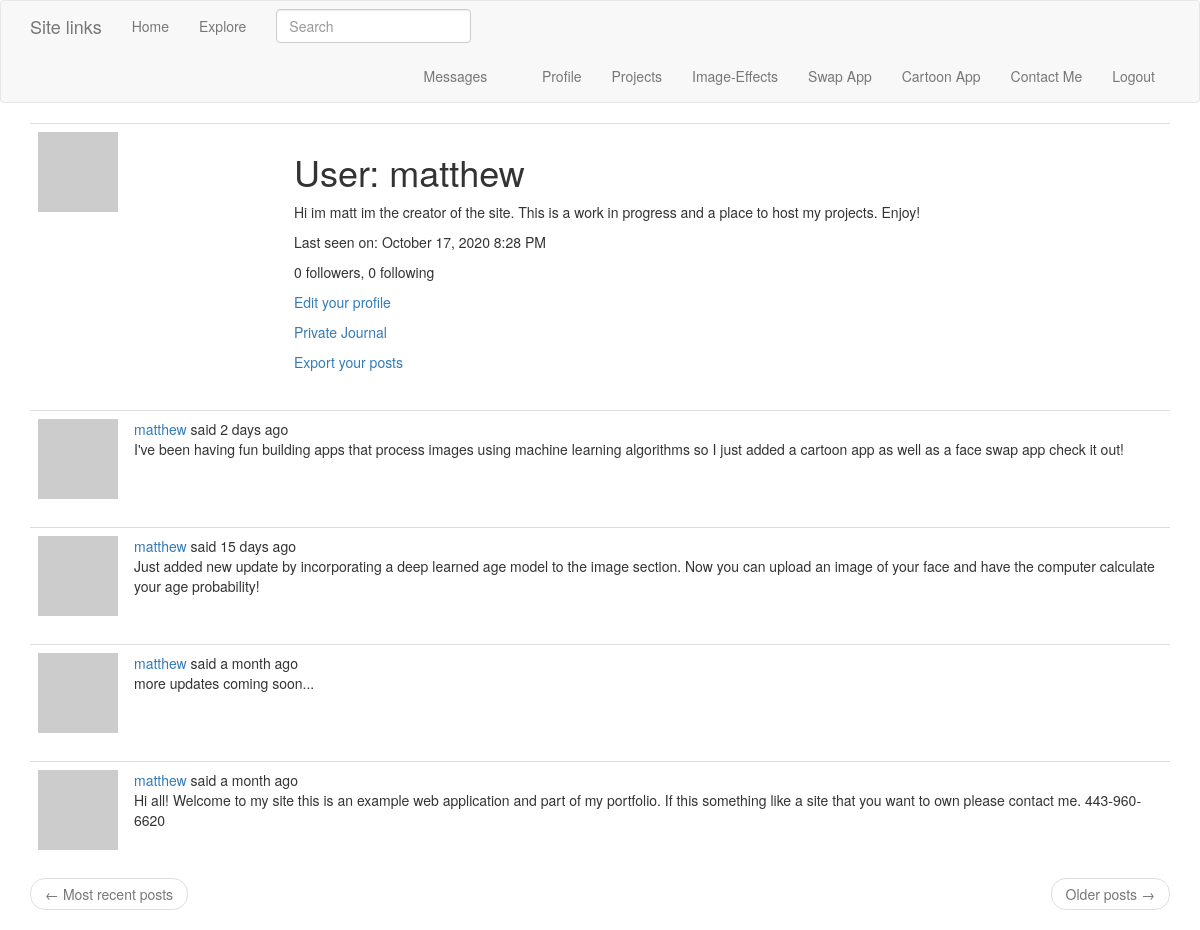
Page /user/matthew (signed in) on the earlier database version.
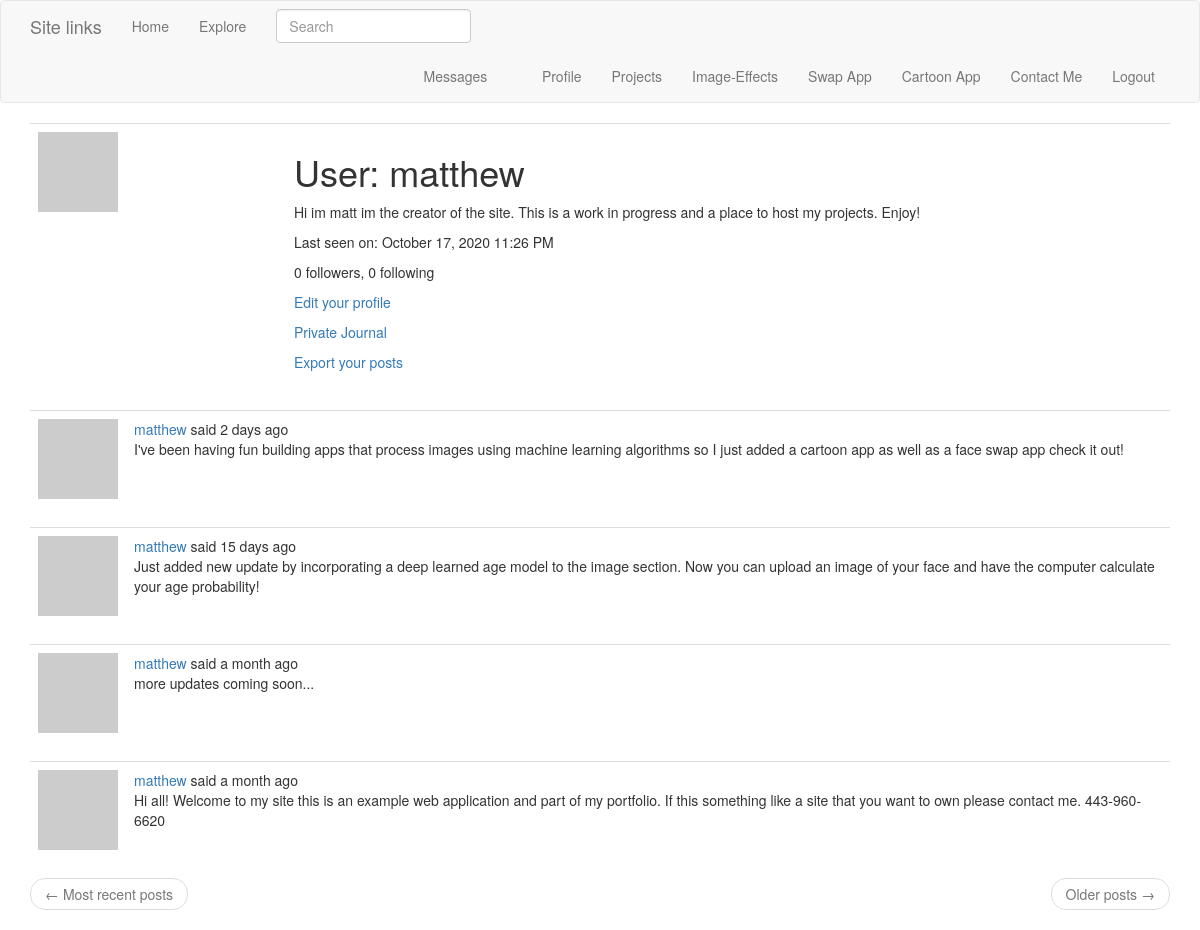
Same page on the later database version.
### app/models.py (models this page shows, shortened)
class PaginatedAPIMixin(object):
    @staticmethod
    def to_collection_dict(query, page, per_page, endpoint, **kwargs):
        resources = query.paginate(page, per_page, False)
        data = {
            'items': [item.to_dict() for item in resources.items],
            '_meta': {
                'page': page,
                'per_page': per_page,
                'total_pages': resources.pages,
                'total_items': resources.total
            },
            '_links': {
                'self': url_for(endpoint, page=page, per_page=per_page,
                                **kwargs),
                'next': url_for(endpoint, page=page + 1, per_page=per_page,
                                **kwargs) if resources.has_next else None,
                'prev': url_for(endpoint, page=page - 1, per_page=per_page,
                                **kwargs) if resources.has_prev else None
            }
        }
        return data

class User(UserMixin, PaginatedAPIMixin, db.Model):
    id = db.Column(db.Integer, primary_key=True)
    username = db.Column(db.String(64), index=True, unique=True)
    email = db.Column(db.String(120), index=True, unique=True)
    password_hash = db.Column(db.String(128))
    posts = db.relationship('Post', backref='author', lazy='dynamic')
    about_me = db.Column(db.String(140))
    journal = db.Column(db.String(500))
    last_seen = db.Column(db.DateTime, default=datetime.utcnow)
    token = db.Column(db.String(32), index=True, unique=True)
    token_expiration = db.Column(db.DateTime)
    followed = db.relationship(
        'User', secondary=followers,
        primaryjoin=(followers.c.follower_id == id),
        secondaryjoin=(followers.c.followed_id == id),
        backref=db.backref('followers', lazy='dynamic'), lazy='dynamic')
    messages_sent = db.relationship('Message',
                                    foreign_keys='Message.sender_id',
                                    backref='author', lazy='dynamic')
    messages_received = db.relationship('Message',
                                        foreign_keys='Message.recipient_id',
                                        backref='recipient', lazy='dynamic')
    last_message_read_time = db.Column(db.DateTime)
    notifications = db.relationship('Notification', backref='user',
                                    lazy='dynamic')
    tasks = db.relationship('Task', backref='user', lazy='dynamic')
    def avatar(self, size):
        digest = md5(self.email.lower().encode('utf-8')).hexdigest()
        return 'https://www.gravatar.com/avatar/{}?d=identicon&s={}'.format(
            digest, size)
    def new_messages(self):
        last_read_time = self.last_message_read_time or datetime(1900, 1, 1)
        return Message.query.filter_by(recipient=self).filter(
            Message.timestamp > last_read_time).count()
    def get_tasks_in_progress(self):
        return Task.query.filter_by(user=self, complete=False).all()
    def get_task_in_progress(self, name):
        return Task.query.filter_by(name=name, user=self,
                                    complete=False).first()

class SearchableMixin(object):
    @classmethod
    def before_commit(cls, session):
        session._changes = {
            'add': list(session.new),
            'update': list(session.dirty),
            'delete': list(session.deleted)
        }
    @classmethod
    def after_commit(cls, session):
        for obj in session._changes['add']:
            if isinstance(obj, SearchableMixin):
                add_to_index(obj.__tablename__, obj)
        for obj in session._changes['update']:
            if isinstance(obj, SearchableMixin):
                add_to_index(obj.__tablename__, obj)
        for obj in session._changes['delete']:
            if isinstance(obj, SearchableMixin):
                remove_from_index(obj.__tablename__, obj)
        session._changes = None

class Post(SearchableMixin, db.Model):
    __searchable__ = ['body']
    id = db.Column(db.Integer, primary_key=True)
    body = db.Column(db.String(140))
    timestamp = db.Column(db.DateTime, index=True, default=datetime.utcnow)
    user_id = db.Column(db.Integer, db.ForeignKey('user.id'))
    language = db.Column(db.String(5))

### app/main/views.py (the view)
@bp.route('/user/<username>')
@login_required
def user(username):
    user = User.query.filter_by(username=username).first_or_404()
    page = request.args.get('page', 1, type=int)
    posts = user.posts.order_by(Post.timestamp.desc()).paginate(
        page, current_app.config['POSTS_PER_PAGE'], False)
    next_url = url_for('main.user', username=user.username,
                       page=posts.next_num) if posts.has_next else None
    prev_url = url_for('main.user', username=user.username,
                       page=posts.prev_num) if posts.has_prev else None
    form = EmptyForm()
    return render_template('user.html', user=user, posts=posts.items,
                           next_url=next_url, prev_url=prev_url, form=form)

### app/main/forms.py
class SearchForm(FlaskForm):
    q = StringField(_l('Search'), validators=[DataRequired()])
    def __init__(self, *args, **kwargs):
        if 'formdata' not in kwargs:
            kwargs['formdata'] = request.args
        if 'csrf_enabled' not in kwargs:
            kwargs['csrf_enabled'] = False
        super(SearchForm, self).__init__(*args, **kwargs)

class EmptyForm(FlaskForm):
    submit = SubmitField('Submit')

### app/main/views.py (called while the page is built)
@bp.before_app_request
def before_request():
    if current_user.is_authenticated:
        current_user.last_seen = datetime.utcnow()
        db.session.commit()
        g.search_form = SearchForm()
    g.locale = str(get_locale())

### app/models.py (called while the page is built)
@login.user_loader
def load_user(id):
    return User.query.get(int(id))

### app/templates/user.html (shortened to what this page needs)
{% extends "base.html" %}
{% block app_content %}
    <table class="table table-hover">
        <tr>
            <td width="256px"><img src="{{ user.avatar(256) }}"></td>
            <td>
                <h1>{{ _('User') }}: {{ user.username }}</h1>
                {% if user.about_me %}<p>{{ user.about_me }}</p>{% endif %}
                {% if user.last_seen %}
                <p>{{ _('Last seen on') }}: {{ moment(user.last_seen).format('LLL') }}</p>
                {% endif %}
                <p>{{ _('%(count)d followers', count=user.followers.count()) }}, {{ _('%(count)d following', count=user.followed.count()) }}</p>
                {% if user == current_user %}
                <p><a href="{{ url_for('main.edit_profile') }}">{{ _('Edit your profile') }}</a></p>
                <p><a href="{{ url_for('main.edit_journal') }}">{{ _('Private Journal') }}</a></p>
                {% if not current_user.get_task_in_progress('export_posts') %}
                <p><a href="{{ url_for('main.export_posts') }}">{{ _('Export your posts') }}</a></p>
                {% endif %}
                {% endif %}
            </td>
        </tr>
    </table>
    {% for post in posts %}
        {% include '_post.html' %}
    {% endfor %}
    <nav aria-label="...">
        <ul class="pager">
            <li class="previous{% if not prev_url %} disabled{% endif %}">
                <a href="{{ prev_url or '#' }}">
                    <span aria-hidden="true">&larr;</span> {{ _('Most recent posts') }}
                </a>
            </li>
            <li class="next{% if not next_url %} disabled{% endif %}">
                <a href="{{ next_url or '#' }}">
                    {{ _('Older posts') }} <span aria-hidden="true">&rarr;</span>
                </a>
            </li>
        </ul>
    </nav>
{% endblock %}

### app/templates/base.html (shortened to what this page needs)
{% extends 'bootstrap/base.html' %}
{% block navbar %}
    <nav class="navbar navbar-default">
        <div class="container">
            <div class="navbar-header">
                <a class="navbar-brand" href="{{ url_for('main.index') }}">Site links</a>
            </div>
            <div class="collapse navbar-collapse" id="bs-example-navbar-collapse-1">
                <ul class="nav navbar-nav">
                    <li><a href="{{ url_for('main.index') }}">{{ _('Home') }}</a></li>
                    <li><a href="{{ url_for('main.explore') }}">{{ _('Explore') }}</a></li>
                </ul>
                {% if g.search_form %}
                <form class="navbar-form navbar-left" method="get" action="{{ url_for('main.search') }}">
                    <div class="form-group">
                        {{ g.search_form.q(size=20, class='form-control', placeholder=g.search_form.q.label.text) }}
                    </div>
                </form>
                {% endif %}
                <ul class="nav navbar-nav navbar-right">
                    {% if current_user.is_anonymous %}
                    <li><a href="{{ url_for('auth.login') }}">{{ _('Login') }}</a></li>
                    {% else %}
                    <li>
                        <a href="{{ url_for('main.messages') }}">{{ _('Messages') }}
                            {% set new_messages = current_user.new_messages() %}
                        </a>
                    </li>
                    <li><a href="{{ url_for('main.user', username=current_user.username) }}">{{ _('Profile') }}</a></li>
                    <li><a href="{{ url_for('main.pgame') }}">{{ _('Projects') }}</a></li>
                    <li><a href="{{ url_for('flaskgur.upload_pic') }}">{{ _('Image-Effects') }}</a></li>
                    <li><a href="{{ url_for('faceswap.gallery') }}">{{ _('Swap App') }}</a></li>
                    <li><a href="http://mattoon.herokuapp.com/">{{ _('Cartoon App') }}</a></li>
                    <li><a href="{{ url_for('main.contact') }}">{{ _('Contact Me') }}</a></li>
                    <li><a href="{{ url_for('auth.logout') }}">{{ _('Logout') }}</a></li>
                    {% endif %}
                </ul>
            </div>
        </div>
    </nav>
{% endblock %}
{% block content %}
    <div class="container">
        {% block app_content %}{% endblock %}
    </div>
{% endblock %}

### app/templates/_post.html (shortened to what this page needs)
    <table class="table table-hover">
        <tr>
            <td width="70px">
                <a href="{{ url_for('main.user', username=post.author.username) }}">
                    <img src="{{ post.author.avatar(70) }}" />
                </a>
            </td>
            <td>
                {{ _('%(username)s said %(when)s',
                    username=user_link, when=moment(post.timestamp).fromNow()) }}
                <br>
                <span id="post{{ post.id }}">{{ post.body }}</span>
            </td>
        </tr>
    </table>

Differences in the rows shown:
changed User "matthew": last_seen "October 17, 2020 8:28 PM" → "October 17, 2020 11:26 PM"
